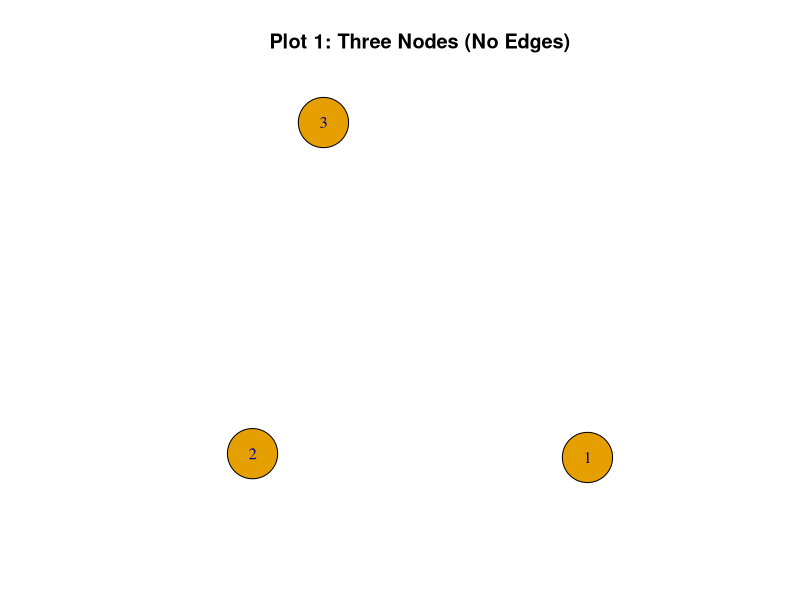
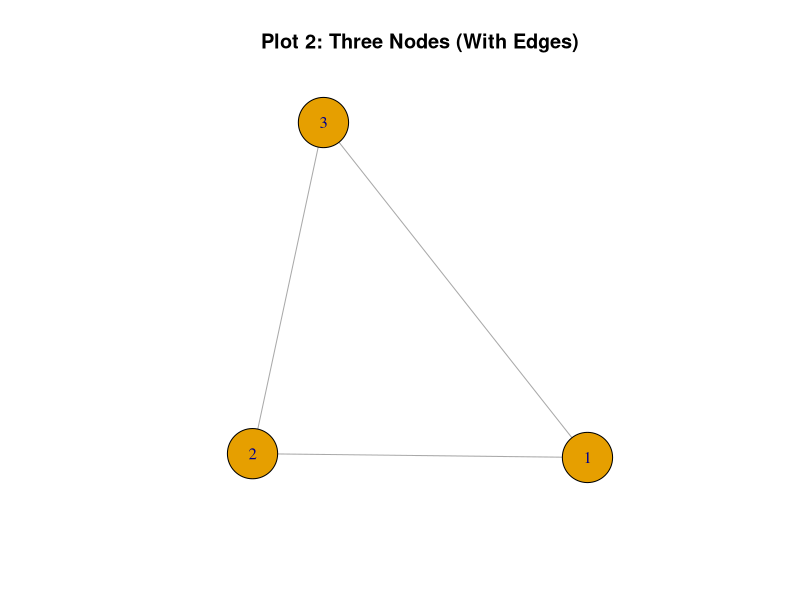
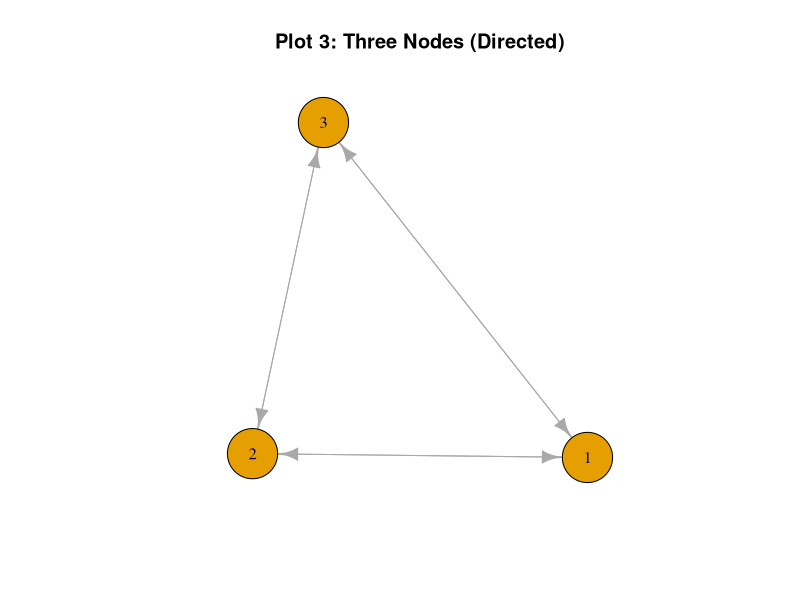
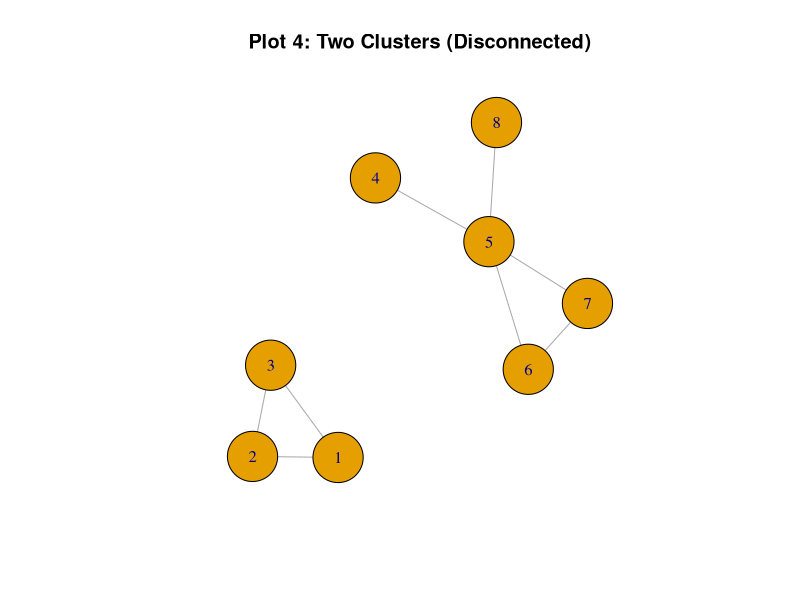
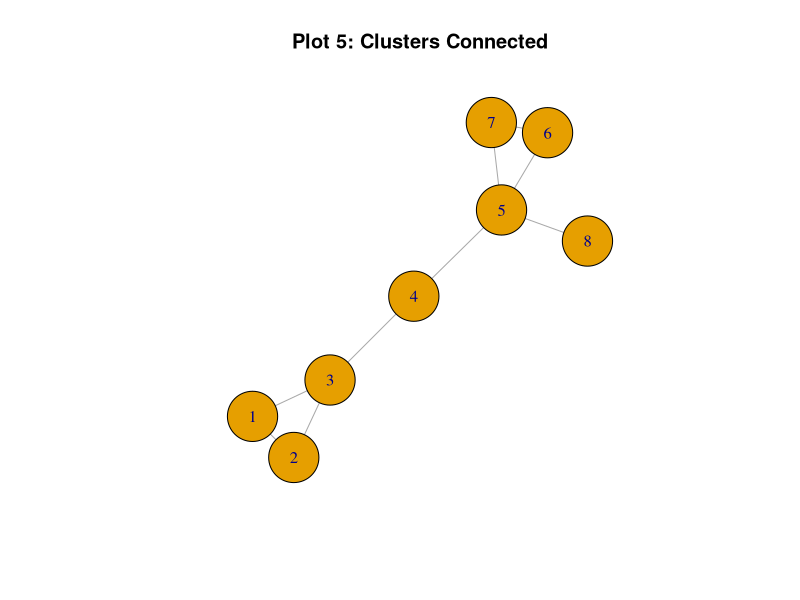
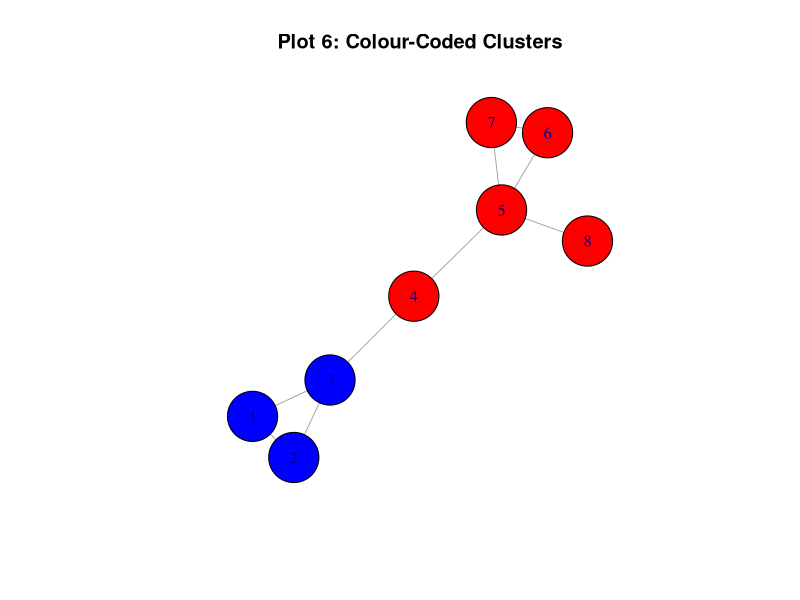
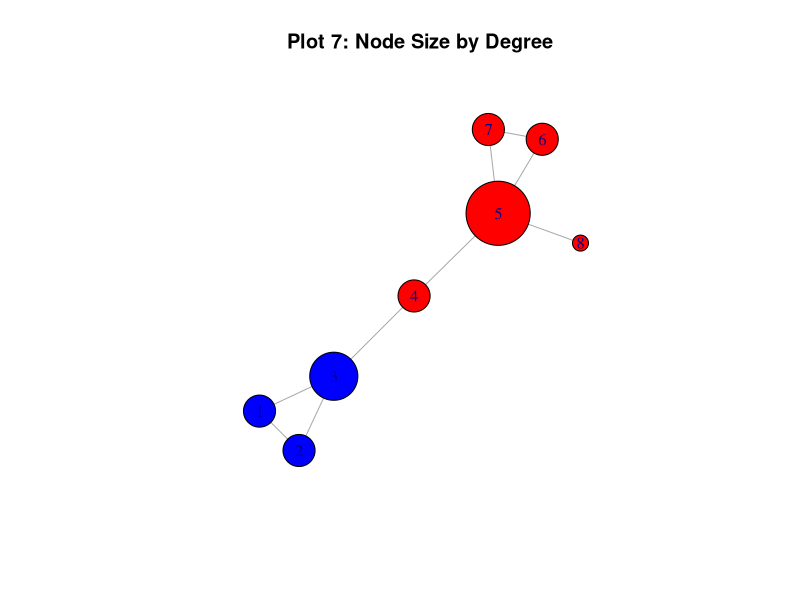

These charts were generated, in order, by the following R code:
## ---- chunk 1
library(igraph)
## ---- chunk 2
set.seed(42)
g <- graph.empty(n = 8, directed = FALSE)
## ---- chunk 3
edges <- matrix(
  c(1, 2,  1, 3,  2, 3,  4, 5,  5, 6,  6, 7,  5, 7,  5, 8),
  ncol = 2, byrow = TRUE
)
## ---- chunk 4
g <- add_edges(g, as.vector(t(edges)))
## ---- chunk 5
## Inspect structure
print(g)
cat("\nEdge list:\n")
print(edges)
## ---- chunk 6
layout_fixed <- layout_with_fr(g)
## ---- chunk 7
g1 <- induced_subgraph(g, c(1, 2, 3))
layout_g1 <- layout_fixed[c(1, 2, 3), ]

plot(
  g1,
  main = "Plot 1: Three Nodes (No Edges)",
  vertex.size = 30,
  edge.color = NA,
  layout = layout_g1
)
## ---- chunk 8
plot(
  g1,
  main = "Plot 2: Three Nodes (With Edges)",
  vertex.size = 30,
  layout = layout_g1
)
## ---- chunk 9
g1_directed <- as.directed(g1)

plot(
  g1_directed,
  main = "Plot 3: Three Nodes (Directed)",
  vertex.size = 30,
  layout = layout_g1
)
## ---- chunk 10
g3 <- g

plot(
  g3,
  main = "Plot 4: Two Clusters (Disconnected)",
  vertex.size = 30,
  layout = layout_fixed
)
## ---- chunk 11
g4 <- add_edges(g, c(3, 4))
layout_g4 <- layout_with_fr(g4)

plot(
  g4,
  main = "Plot 5: Clusters Connected",
  vertex.size = 30,
  layout = layout_g4
)
## ---- chunk 12
colors <- c("blue", "blue", "blue", "red", "red", "red", "red", "red")

plot(
  g4,
  main = "Plot 6: Colour-Coded Clusters",
  vertex.size = 30,
  vertex.color = colors,
  layout = layout_g4
)
## ---- chunk 13
deg <- degree(g4)

plot(
  g4,
  main = "Plot 7: Node Size by Degree",
  vertex.size = deg * 10,
  vertex.color = colors,
  layout = layout_g4
)
